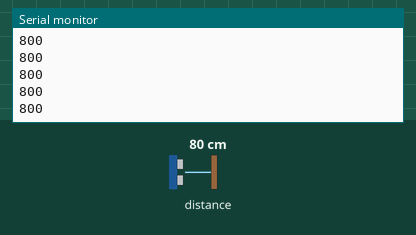
The sketch below on a simulated Teensy 4. On the bench: the last lines printed to the serial monitor. The inputs (shaded band) are chosen by the test bench; at power-on: distance to the obstacle 80 cm.

Above: at 1.2 s.
1.3 s: distance to the obstacle set to 2 cm
At 2.4 s:
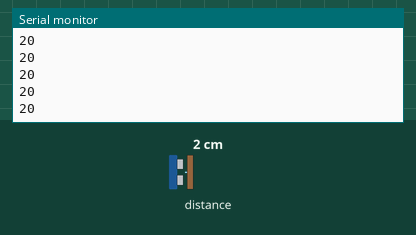
2.8 s: distance to the obstacle set to 4 cm
At 3.6 s:
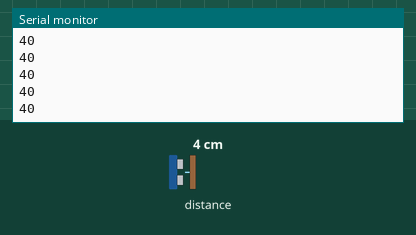
Timing chart, 0 to 5.8 s (numbered marks = the images above; inputs shaded):
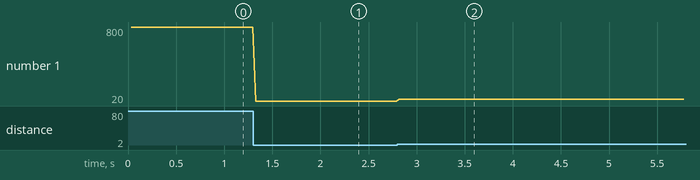

The sketch:

test.ino
```cpp
/* This example shows how to get single-shot range
 measurements from the VL53L0X. The sensor can optionally be
 configured with different ranging profiles, as described in
 the VL53L0X API user manual, to get better performance for
 a certain application. This code is based on the four
 "SingleRanging" examples in the VL53L0X API.

 The range readings are in units of mm. */

#include <i2c_t3.h>
#include <VL53L0X.h>

VL53L0X sensor;


// Uncomment this line to use long range mode. This
// increases the sensitivity of the sensor and extends its
// potential range, but increases the likelihood of getting
// an inaccurate reading because of reflections from objects
// other than the intended target. It works best in dark
// conditions.

//#define LONG_RANGE


// Uncomment ONE of these two lines to get
// - higher speed at the cost of lower accuracy OR
// - higher accuracy at the cost of lower speed

//#define HIGH_SPEED
//#define HIGH_ACCURACY


void setup()
{
  Serial.begin(9600);
  Wire.begin();
  sensor.setTimeout(500);
  while (!Serial);
  if (!sensor.init())
  {
    Serial.println("Failed to detect and initialize sensor!");
    while (1) {}
  }

#if defined LONG_RANGE
  // lower the return signal rate limit (default is 0.25 MCPS)
  sensor.setSignalRateLimit(0.1);
  // increase laser pulse periods (defaults are 14 and 10 PCLKs)
  sensor.setVcselPulsePeriod(VL53L0X::VcselPeriodPreRange, 18);
  sensor.setVcselPulsePeriod(VL53L0X::VcselPeriodFinalRange, 14);
#endif

#if defined HIGH_SPEED
  // reduce timing budget to 20 ms (default is about 33 ms)
  sensor.setMeasurementTimingBudget(20000);
#elif defined HIGH_ACCURACY
  // increase timing budget to 200 ms
  sensor.setMeasurementTimingBudget(200000);
#endif
}

void loop()
{
  Serial.print(sensor.readRangeSingleMillimeters());
  if (sensor.timeoutOccurred()) { Serial.print(" TIMEOUT"); }

  Serial.println();
}
```

Measured:
- after the input at 1.3 s, the serial monitor: prints a new line at once (image 1)
- after the input at 2.8 s, the serial monitor: prints a new line at once (image 2)
- plotted number 1: 800 → 20 after the input at 1.3 s, 20 → 40 after the input at 2.8 s
